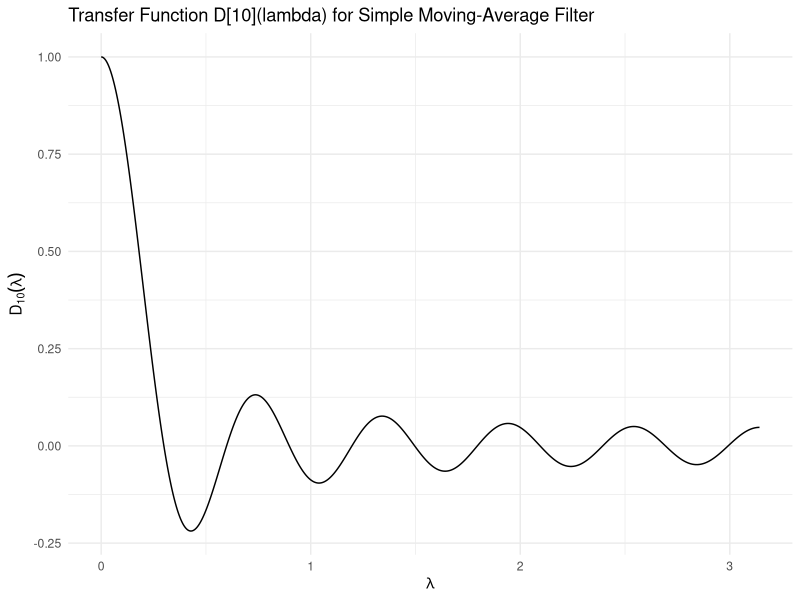
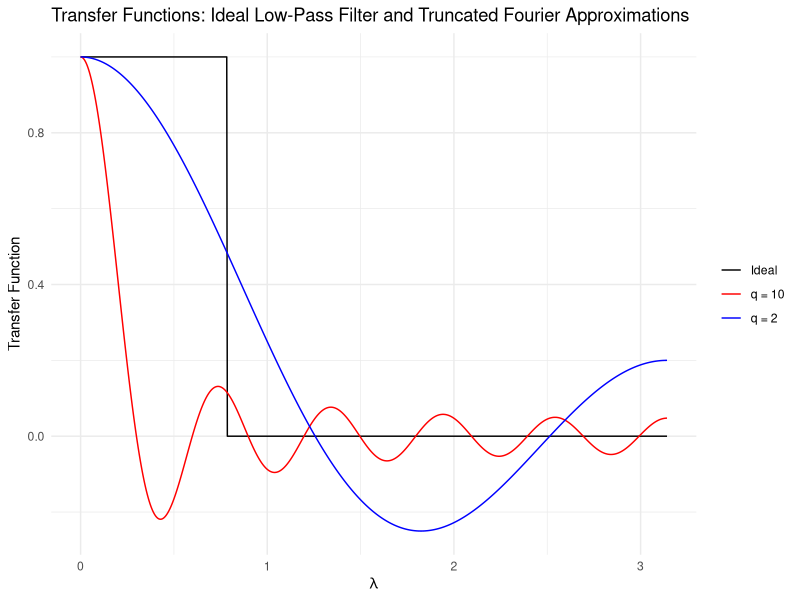

Write R code to recreate these figures, in order.
# Page 112
library(ggplot2)
D_q <- function(lambda, q) {
  if (lambda == 0) {
    return(1)
  } else {
    return(sin((q + 0.5) * lambda) / ((2 * q + 1) * sin(lambda / 2)))
  }
}
q <- 10
lambda <- seq(0, pi, length.out = 1000)
D_10 <- sapply(lambda, D_q, q = q)
df <- data.frame(lambda = lambda, D_10 = D_10)
ggplot(df, aes(x = lambda, y = D_10)) +
  geom_line() +
  labs(
    x = expression(lambda),
    y = expression(D[10](lambda)),
    title = "Transfer Function D[10](lambda) for Simple Moving-Average Filter"
  ) +
  theme_minimal()
# Figure 4-13
ideal_low_pass <- function(lambda, wc) {
  ifelse(abs(lambda) <= wc, 1, 0)
}
wc <- pi / 4
q_values <- c(2, 10)
ideal_values <- ideal_low_pass(lambda, wc)
D_2_values <- sapply(lambda, D_q, q = 2)
D_10_values <- sapply(lambda, D_q, q = 10)
df <- data.frame(
  lambda = rep(lambda, 3),
  value = c(ideal_values, D_2_values, D_10_values),
  type = factor(rep(c("Ideal", "q = 2", "q = 10"), each = length(lambda)))
)
ggplot(df, aes(x = lambda, y = value, color = type)) +
  geom_line() +
  labs(
    x = expression(lambda),
    y = "Transfer Function",
    title = "Transfer Functions: Ideal Low-Pass Filter and Truncated Fourier Approximations"
  ) +
  scale_color_manual(values = c("Ideal" = "black", "q = 2" = "blue", "q = 10" = "red")) +
  theme_minimal() +
  theme(legend.title = element_blank())
